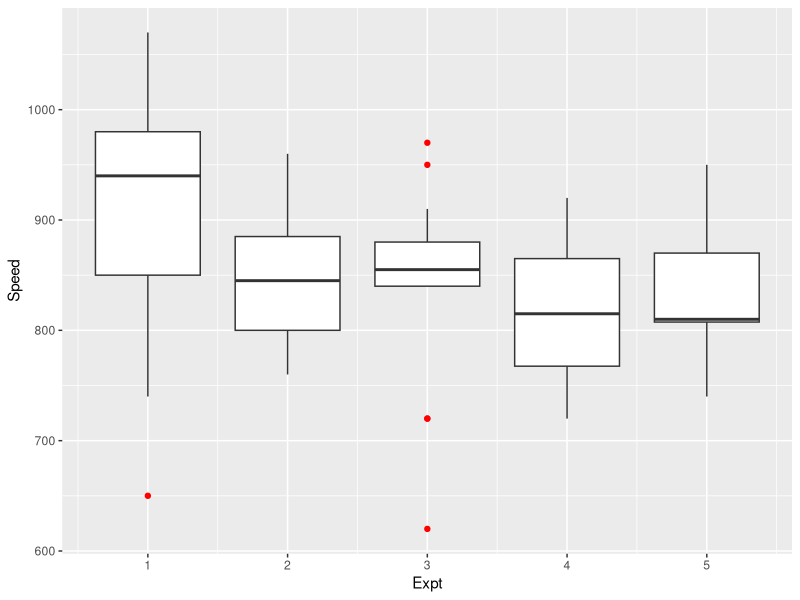
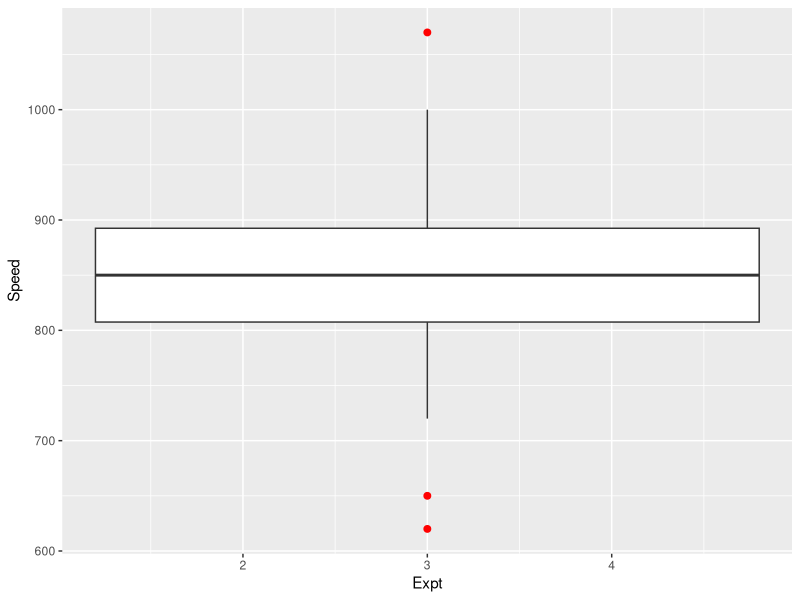

Here is the R script that generated these plots, in order:
## ---- chunk 1
knitr::opts_chunk$set(echo = TRUE)
## ---- chunk 2

library(readr)
library(dplyr)
library(ggplot2)
library(stringdist)

humans_names <- read_csv("humans-names.csv")
morley = read.table("morley.dat", header = TRUE)

## ---- chunk 3

morley = morley %>% group_by(Expt)

ggplot(morley, aes(x=Expt, y = Speed, group = Expt), names) +
  geom_boxplot(varwidth = TRUE, outlier.colour = "red")

ggplot(morley, aes(x=Expt, y = Speed), names) +
  geom_boxplot(outlier.colour = "red", outlier.size = 2) #+
  #geom_jitter()

## ---- chunk 4



## ---- chunk 5

names_count = humans_names %>% group_by(Name) %>% tally() %>% arrange(desc(n))

correct_names = names_count %>% filter(n>291) %>% ungroup() %>% select(-n)
typos = names_count %>% filter(n<=291) %>% ungroup() %>% select(-n)

#TESTING
#for(name in correct_names$Name) {
#  for(typo in typos$Name) {
#    if(stringdist(name, typo, method = "dl") < 3) {
#      print(paste(name, typo, sep = " "))
#    }
#  }
#}

typos_edited = typos %>% mutate(New_Name = case_when(
  stringdist("Marie", Name, method = "dl") < 3 ~ "Marie",
  stringdist("Joseph", Name, method = "dl") < 3 ~ "Joseph",
  stringdist("Robert", Name, method = "dl") < 3 ~ "Robert",
  stringdist("Linda", Name, method = "dl") < 3 ~ "Linda",
  stringdist("James", Name, method = "dl") < 3 ~ "James",
  stringdist("Susan", Name, method = "dl") < 3 ~ "Susan",
  stringdist("John", Name, method = "dl") < 3 ~ "John",
  stringdist("Richard", Name, method = "dl") < 3 ~ "Richard",
  stringdist("David", Name, method = "dl") < 3 ~ "David",
  stringdist("Patricia", Name, method = "dl") < 3 ~ "Patricia",
  stringdist("Michael", Name, method = "dl") < 3 ~ "Michael",
  stringdist("William", Name, method = "dl") < 3 ~ "William",
  stringdist("Mary", Name, method = "dl") < 3 ~ "Mary",
  stringdist("Jennifer", Name, method = "dl") < 3 ~ "Jennifer",
  stringdist("Jessica", Name, method = "dl") < 3 ~ "Jessica",
  stringdist("Barbara", Name, method = "dl") < 3 ~ "Barbara",
  stringdist("Elizabeth", Name, method = "dl") < 3 ~ "Elizabeth"
))

## ---- chunk 6



## ---- chunk 7

change_name = function(name, typo) {
  if(stringdist(name, typo, method - "dl") < 3) {
    typo = name
  }
  return(typo)
}
